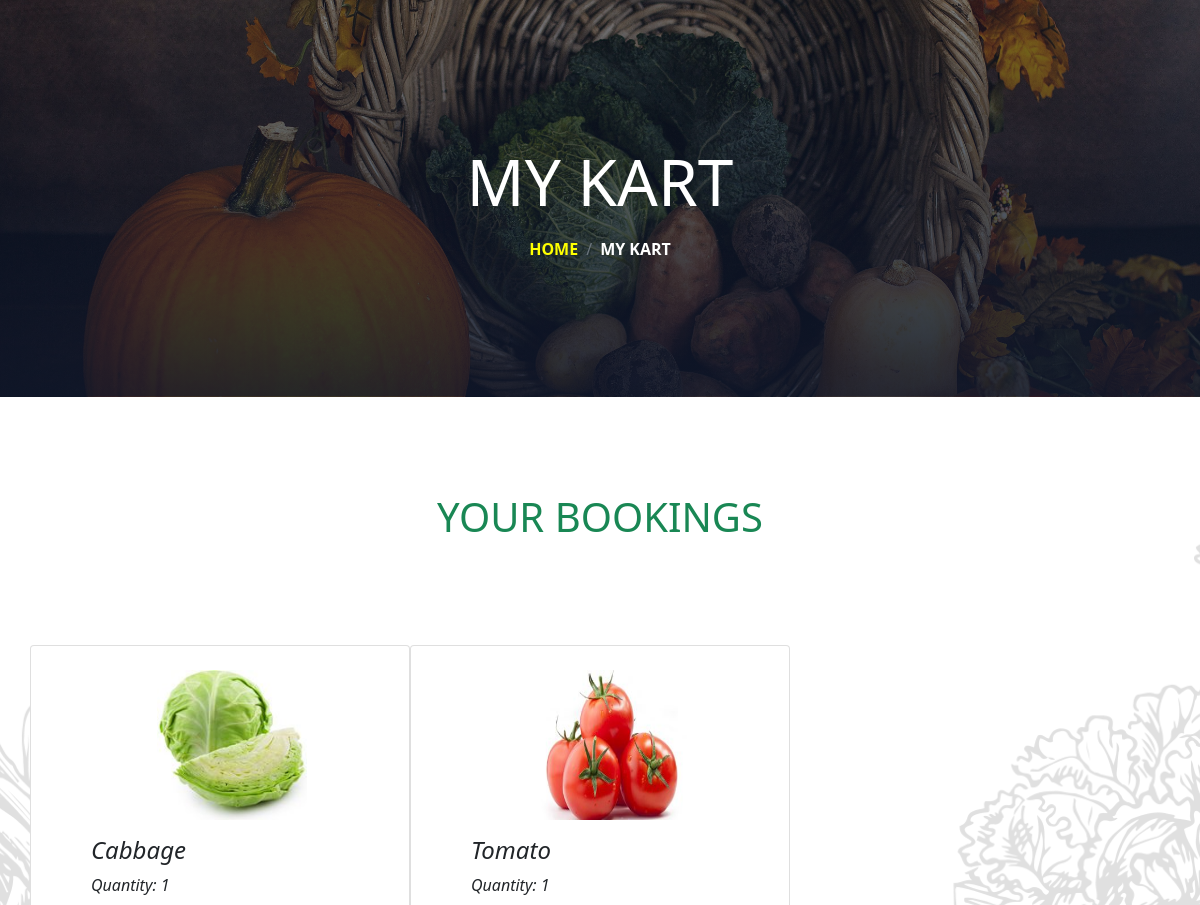
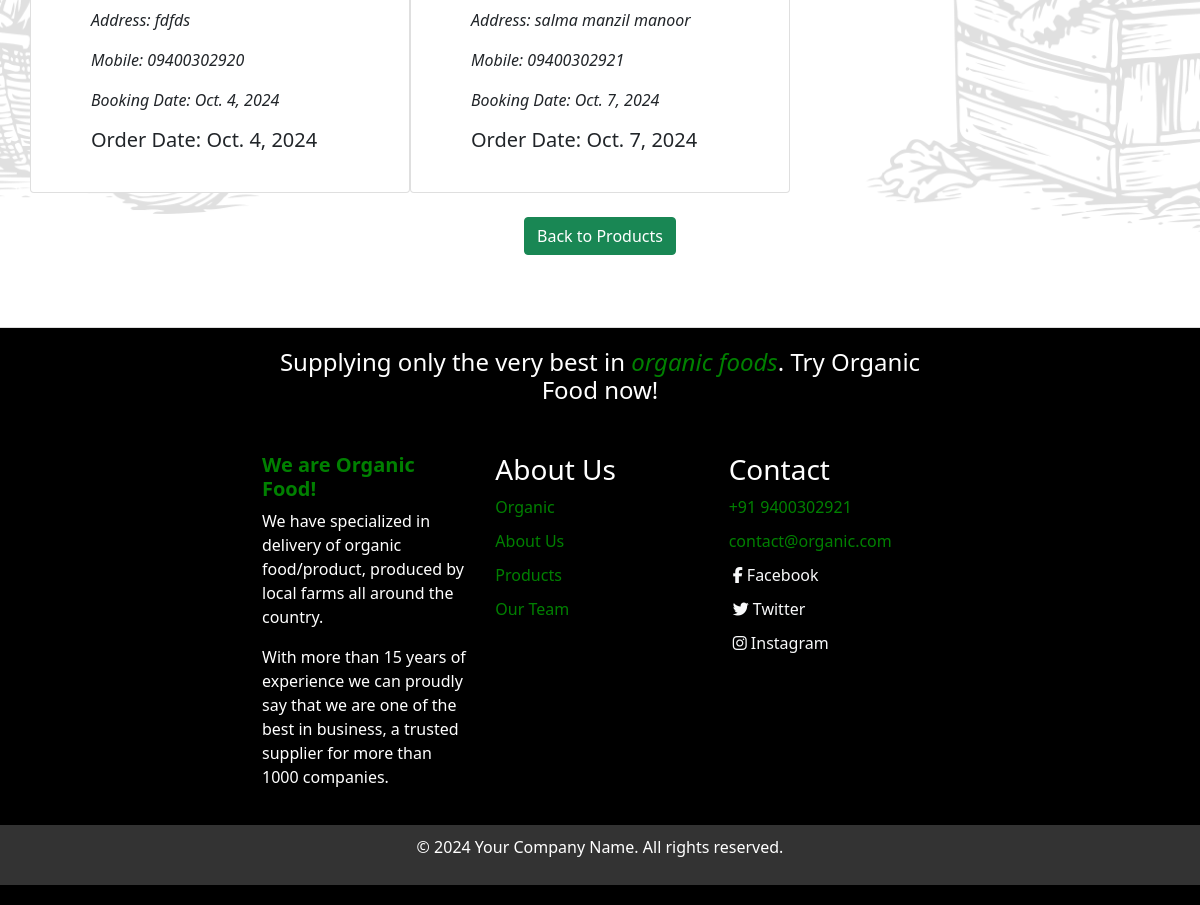
Screenshot of /pro/show/ (signed in) with the database file from the repository (2 pictures, top to bottom).
### ProductsApp/models.py (models this page shows, shortened)
class Booking(models.Model):
    customer = models.ForeignKey(User, on_delete=models.CASCADE, null=True)
    product = models.ForeignKey(Products, on_delete=models.CASCADE, null=True)
    quantity = models.PositiveIntegerField(null=True)
    address = models.CharField(max_length=500, null=True)
    mobile = models.CharField(max_length=20, null=True)
    booking_date = models.DateField(auto_now_add=True, null=True)
    order_date = models.DateField(auto_now_add=True, null=True)

class Products(models.Model):
    CATEGORY_PRODUCTS=[
        ("fruits","Fruits"),
        ("vegetables","Vegetables"),
        ("non-veg","Non-veg"),
    ]
    img=models.ImageField(upload_to='pic',default="")
    product_name=models.CharField(max_length=100)
    description=models.TextField()
    rate= models.CharField( max_length=50)
    category=models.CharField(max_length=100,choices=CATEGORY_PRODUCTS)

### ProductsApp/views.py (the view)
def show_order(request):
    bookings = Booking.objects.filter(customer=request.user)
    return render (request,"show_order.html", {'bookings': bookings})

### Templates/show_order.html (shortened to what this page needs)
{% load static %}
<!DOCTYPE html>
<html>
    <head>
        <link rel="stylesheet" href="{% static "css/show_order.css" %}">
    </head>
 <link href="https://cdn.jsdelivr.net/npm/bootstrap@5.0.2/dist/css/bootstrap.min.css" rel="stylesheet">
 <link rel="stylesheet" href="https://cdnjs.cloudflare.com/ajax/libs/font-awesome/6.6.0/css/all.min.css" />
    <body>
<div class="container-xxl py-5 bg-dark kart-head mb-5 ">
    <div class="container text-center my-5 pt-5 pb-4">
        <h1 class="display-3 text-white mb-3 ">MY KART</h1>
        <nav aria-label="breadcrumb">
            <ol class="breadcrumb justify-content-center text-uppercase">
                <li  class="breadcrumb-item "> <a href="{% url "home1" %}" style="color: yellow; text-decoration: none;"><b>Home</b></a></li>
                <li  class="breadcrumb-item text-white"><b>My Kart</b></li>
            </ol>
        </nav>
    </div>
</div>
<div class="container-xxl kart-background ">
    <div class="container   mb-5">
        <div class="text-center text-uppercase py-5  mb-5">
            <h1 class="text-success">Your Bookings</h1>
        </div>
        <div class="">
            <div class="row g-4">
                {% for booking in bookings %}
                <div class="card col-lg-4 col-sm-6">
                    <div class="align-items-center">
                        <div class=" p-4">
                            <div class="text-center  w-100  flex-column text-start ps-4">
                                <img class="flex-shrink-0 img-fluid rounded mb-3 " src="{{ booking.product.img.url }}" alt="{{ booking.product.product_name }}" style="width: 150px;height:150px">
                            </div>
                            <div class="w-100 d-flex flex-column text-start ps-4">
                            <h4 class="fst-italic">{{ booking.product.product_name }}</h4>
                            <p class="fst-italic">Quantity: {{ booking.quantity }} </p>
                            <p class="fst-italic">Address: {{ booking.address }}</p>
                            <p class="fst-italic">Mobile: {{ booking.mobile }} </p>
                            <p class="fst-italic">Booking Date: {{ booking.booking_date }}  </p>
                            <h5 class="mb-3" >Order Date: {{ booking.order_date }} </h5>
                            </div>
                        </div>
                    </div>
                </div>
                {% endfor %}
            </div>
            <div class="button py-4 text-center">
            <a href="{% url "product" %}" class="btn btn-success">Back to Products</a>
            </div>
        </div>
    </div>
</div>
{% include "footer.html" %}
    </body>
</html>

### Templates/footer.html (shortened to what this page needs)
   {% load static %}
    <link href="https://cdn.jsdelivr.net/npm/bootstrap@5.0.2/dist/css/bootstrap.min.css" rel="stylesheet">
<link rel="stylesheet" href="{% static "css/footer.css" %}">
 <footer class="footer" style="background-color:black;color: green;">
    <div class="container">
        <div class="footer-heading text-center mb-5">
            <h4 style="color:white;">Supplying only the very best in <i style="color:green"> organic foods</i>. Try Organic Food now!</h4>
          </div>
      <div class="row">
        <div class="col-md-4">
          <h5 style="color:green;">We are Organic Food!</h5>
          <p class="text-white">We have specialized in delivery of organic food/product, produced by local farms all around the country.</p>
          <p class="text-white">With more than 15 years of experience we can proudly say that we are one of the best in business, a trusted supplier for more than 1000 companies.</p>
        </div>
        <div class="col-md-4">
          <h3 style="color:white;">About Us</h3>
          <ul>
            <li><a href="#" style="color:green;">Organic </a></li>
            <li><a href="{% url "aboutus" %}"style="color:green;">About Us</a></li>
            <li><a href="{% url "product" %}"style="color:green;">Products</a></li>
            <li><a href="#our_team"style="color:green;">Our Team</a></li>
          </ul>
        </div>
        <div class="col-md-4">
          <h3 style="color:white;">Contact</h3>
          <ul>
            <li>+91 9400302921</li>
            <li>contact@organic.com</li>
            <li><a href="#" class="btn-square text-light mx-1"><i class="fa fa-facebook"></i> Facebook</a></li>
            <li><a href="#"class="btn-square text-light mx-1"><i class="fa fa-twitter"></i> Twitter</a></li>
            <li><a href="#"class="btn-square text-light mx-1"><i class="fa fa-instagram"></i> Instagram</a></li>
          </ul>
        </div>
      </div>
    </div>
    <div class="footer-copyright">
      <p>&copy; 2024 Your Company Name. All rights reserved.</p>
    </div>
  </footer>

### Static/css/show_order.css (style rules this page uses)
.kart-head { background: linear-gradient(rgba(15, 23, 43, 0.541), rgba(15, 23, 43, .9)), url(../img/product/product3.jpg); background-position: center center; background-repeat: no-repeat; background-size: cover; }
.kart-background { background: url(../img/backgrund.png); background-position: center center; background-repeat: no-repeat; background-size: cover; }

### Static/css/footer.css (style rules this page uses)
.footer { background-color: #f5f5f5; padding: 20px 0; border-top: 1px solid #ddd; }
.footer .container { max-width: 700px; margin: 0 auto; }
.footer .row { display: flex; flex-wrap: wrap; justify-content: space-between; }
.footer .col-md-4 { margin-bottom: 20px; }
.footer h5 { font-weight: bold; margin-top: 0; }
.footer ul { list-style: none; padding: 0; margin: 0; }
.footer li { margin-bottom: 10px; }
.footer a { color: #337ab7; text-decoration: none; }
.footer-copyright { background-color: #333; color: #fff; padding: 10px 0; text-align: center; clear: both; }

### rows the page displays
Booking: product.img (picture), product.product_name "Cabbage", quantity "1", address "fdfds", mobile "09400302920", booking_date "Oct. 4, 2024", order_date "Oct. 4, 2024"
Booking: product.img (picture), product.product_name "Tomato", quantity "1", address "salma manzil manoor", mobile "09400302921", booking_date "Oct. 7, 2024", order_date "Oct. 7, 2024"
